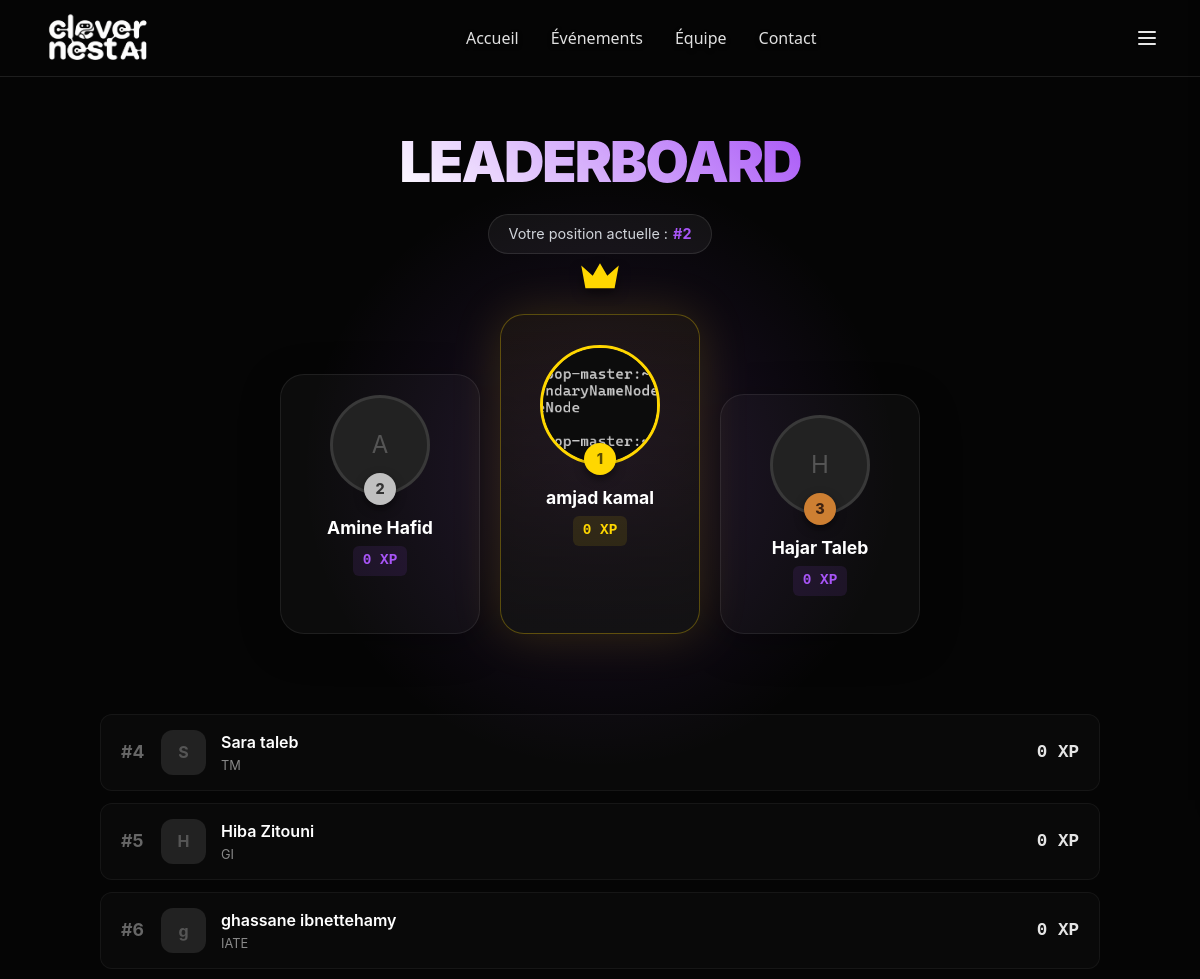
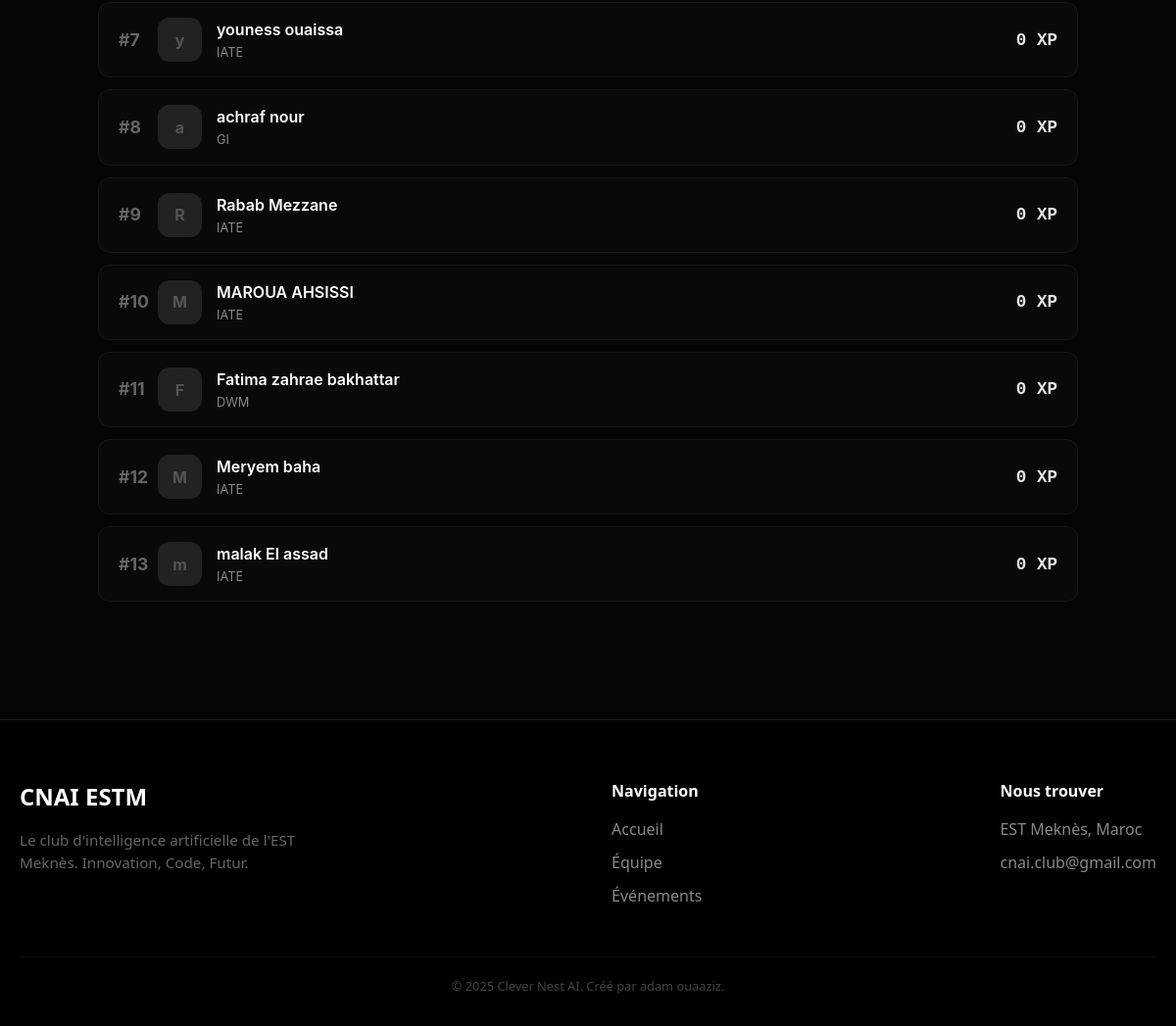
The page /ranking/ (signed in) on the database its author committed (2 pictures, top to bottom).
### membres/models.py (models this page shows, shortened)
class Membres(models.Model):
    nom = models.CharField(max_length=100)
    prenom = models.CharField(max_length=100)
    email = models.EmailField(unique=True)
    code_MASSAR = models.CharField(max_length=20, unique=True)
    telephone = models.CharField(max_length=15, blank=True, null=True)
    filliere = models.CharField(max_length=100)
    login = models.CharField(max_length=50, unique=True)
    mot_de_passe = models.CharField(max_length=128)
    points = models.IntegerField(default=0)
    rang = models.CharField(max_length=50, blank=True, null=True)
    photo = models.ImageField(upload_to='photos/', blank=True, null=True)
    date_inscription = models.DateTimeField(auto_now_add=True)
    uuid_code = models.UUIDField(default=uuid.uuid4, unique=True, editable=False)
    class Meta:
        ordering = ['nom']
        verbose_name = "Membre"
        verbose_name_plural = "Membres"

### membres/views.py (the view)
# urls.py: path('ranking/', views.ranking, name='ranking'),
def ranking(request):
    if not require_login(request): return redirect('login')
    membre_id = request.session.get('membre_id')
    all_members_qs = Membres.objects.all().order_by('-points')
    rank = '-'
    if membre_id:
        all_ids = list(all_members_qs.values_list('id', flat=True))
        if membre_id in all_ids: rank = all_ids.index(membre_id) + 1
    membre = Membres.objects.get(id=membre_id) if membre_id else None
    return render(request, 'membres/ranking.html', {
        'membre': membre, 'my_rank': rank,
        'top3': all_members_qs[:3], 'rest_of_list': all_members_qs[3:13],
        'is_member': get_is_member(request)
    })

### membres/views.py (called while the page is built)
def get_is_member(request):
    return request.user.is_authenticated or 'membre_id' in request.session

def require_login(request):
    if request.user.is_authenticated or 'membre_id' in request.session:
        return True
    return False

### membres/templates/membres/ranking.html (shortened to what this page needs)
{% extends 'membres/base.html' %}
{% load static %}
{% block content %}
<div class="ranking-section">
    <div class="ranking-container animate-fade-up">
        <div class="ranking-header">
            <h2>Leaderboard</h2>
            <div class="user-rank-pill">
                Votre position actuelle : <strong>#{{ my_rank }}</strong>
            </div>
        </div>
        <div class="podium-wrapper">
            {% if top3|length >= 2 %}
            <div class="podium-card place-2">
                <div class="podium-img-container">
                    {% if top3.1.photo %}
                        <img src="{{ top3.1.photo.url }}" class="podium-img">
                    {% else %}
                        <div class="podium-img" style="background:#222; display:flex; align-items:center; justify-content:center; color:#555; font-size:1.5rem;">{{ top3.1.prenom|first }}</div>
                    {% endif %}
                    <div class="rank-badge">2</div>
                </div>
                <div class="podium-name">{{ top3.1.prenom }} {{ top3.1.nom }}</div>
                <div class="podium-pts">{{ top3.1.points }} XP</div>
            </div>
            {% endif %}
            {% if top3|length >= 1 %}
            <div class="podium-card place-1">
                <div class="crown">
                    <svg viewBox="0 0 24 24" fill="none" xmlns="http://www.w3.org/2000/svg">
                        <path d="M5 16L3 5L8.5 10L12 4L15.5 10L21 5L19 16H5Z" fill="#FFD700"/>
                    </svg>
                </div>
                <div class="podium-img-container">
                    {% if top3.0.photo %}
                        <img src="{{ top3.0.photo.url }}" class="podium-img">
                    {% else %}
                        <div class="podium-img" style="background:#222; display:flex; align-items:center; justify-content:center; color:#555; font-size:2rem;">{{ top3.0.prenom|first }}</div>
                    {% endif %}
                    <div class="rank-badge">1</div>
                </div>
                <div class="podium-name">{{ top3.0.prenom }} {{ top3.0.nom }}</div>
                <div class="podium-pts">{{ top3.0.points }} XP</div>
            </div>
            {% endif %}
            {% if top3|length >= 3 %}
            <div class="podium-card place-3">
                <div class="podium-img-container">
                    {% if top3.2.photo %}
                        <img src="{{ top3.2.photo.url }}" class="podium-img">
                    {% else %}
                        <div class="podium-img" style="background:#222; display:flex; align-items:center; justify-content:center; color:#555; font-size:1.5rem;">{{ top3.2.prenom|first }}</div>
                    {% endif %}
                    <div class="rank-badge">3</div>
                </div>
                <div class="podium-name">{{ top3.2.prenom }} {{ top3.2.nom }}</div>
                <div class="podium-pts">{{ top3.2.points }} XP</div>
            </div>
            {% endif %}
        </div>
        {% if rest_of_list %}
        <div class="list-wrapper">
            {% for m in rest_of_list %}
            <div class="rank-card {% if m.id == membre.id %}is-me{% endif %}">
                <div class="rc-rank">#{{ forloop.counter|add:3 }}</div>
                {% if m.photo %}
                    <img src="{{ m.photo.url }}" class="rc-img">
                {% else %}
                    <div class="rc-placeholder">{{ m.prenom|first }}</div>
                {% endif %}
                <div class="rc-info">
                    <span class="rc-name">{{ m.prenom }} {{ m.nom }}</span>
                    <span class="rc-filiere">{{ m.filliere }}</span>
                </div>
                <div class="rc-points">{{ m.points }} XP</div>
            </div>
            {% endfor %}
        </div>
        {% else %}
            <p style="text-align:center; color:#555; margin-top:20px;">Le classement se remplit petit à petit...</p>
        {% endif %}
    </div>
</div>
{% endblock %}

### membres/static/membres/css/hero.css (style rules this page uses)
.animate-fade-up { opacity: 0; animation: fadeInUp 1s ease-out forwards; }

### membres/static/membres/css/navbar.css (style rules this page uses)
* { margin: 0; padding: 0; box-sizing: border-box; }

### membres/templates/membres/base.html (style rules this page uses)
body { background: radial-gradient(circle at top left, #1a1a2e, #000000 60%); min-height: 100vh; }

### membres/templates/membres/ranking.html (style rules this page uses)
.ranking-section { min-height: 100vh; background: #050505; position: relative; padding: 120px 20px 80px 20px; overflow: hidden; font-family: 'Inter', sans-serif; }
.ranking-container { position: relative; z-index: 1; max-width: 1000px; margin: 0 auto; display: flex; flex-direction: column; align-items: center; }
.ranking-header { text-align: center; margin-bottom: 60px; }
.ranking-header h2 { font-size: 3.5rem; font-weight: 900; color: white; text-transform: uppercase; letter-spacing: -2px; margin-bottom: 10px; background: -webkit-linear-gradient(45deg, #fff, #a855f7); -webkit-background-clip: text; -webkit-text-fill-color: transparent; }
.user-rank-pill { display: inline-flex; align-items: center; padding: 8px 20px; background: rgba(255, 255, 255, 0.05); border: 1px solid rgba(255, 255, 255, 0.1); border-radius: 50px; color: #d1d5db; font-size: 0.9rem; backdrop-filter: blur(10px); }
.user-rank-pill strong { color: #a855f7; margin-left: 5px; }
.podium-wrapper { display: flex; align-items: flex-end; justify-content: center; gap: 20px; margin-bottom: 80px; width: 100%; }
.podium-card { background: rgba(255, 255, 255, 0.03); border: 1px solid rgba(255, 255, 255, 0.08); border-radius: 24px; padding: 20px; text-align: center; width: 200px; position: relative; backdrop-filter: blur(10px); transition: transform 0.4s cubic-bezier(0.34, 1.56, 0.64, 1); box-shadow: 0 10px 40px rgba(0,0,0,0.3); }
.place-1 { order: 2; height: 320px; border: 1px solid rgba(255, 215, 0, 0.3); background: linear-gradient(180deg, rgba(255, 215, 0, 0.05) 0%, rgba(20,20,20,0.8) 100%); box-shadow: 0 0 50px rgba(255, 215, 0, 0.15); z-index: 10; }
.place-2 { order: 1; height: 260px; }
.place-3 { order: 3; height: 240px; }
.podium-img-container { position: relative; margin: 0 auto 20px auto; width: 100px; height: 100px; }
.place-1 .podium-img-container { width: 120px; height: 120px; margin-top: 10px; }
.podium-img { width: 100%; height: 100%; border-radius: 50%; object-fit: cover; border: 3px solid rgba(255,255,255,0.1); background: #222; }
.rank-badge { position: absolute; bottom: -10px; left: 50%; transform: translateX(-50%); width: 32px; height: 32px; border-radius: 50%; display: flex; align-items: center; justify-content: center; font-weight: 800; font-size: 0.9rem; color: #000; box-shadow: 0 4px 10px rgba(0,0,0,0.5); }
.place-1 .rank-badge { background: #FFD700; color: #5c4d00; content: "1"; }
.place-2 .rank-badge { background: #C0C0C0; color: #333; }
.place-3 .rank-badge { background: #CD7F32; color: #3e2211; }
.place-1 .podium-img { border-color: #FFD700; }
.podium-name { color: white; font-weight: 700; font-size: 1.1rem; margin-bottom: 5px; white-space: nowrap; overflow: hidden; text-overflow: ellipsis; }
.podium-pts { font-family: 'Courier New', monospace; color: #a855f7; font-weight: bold; font-size: 0.9rem; background: rgba(168, 85, 247, 0.1); padding: 4px 10px; border-radius: 6px; display: inline-block; }
.place-1 .podium-pts { color: #FFD700; background: rgba(255, 215, 0, 0.1); }
.crown { position: absolute; top: -60px; left: 50%; transform: translateX(-50%); width: 50px; height: 50px; z-index: 20; filter: drop-shadow(0 4px 6px rgba(0,0,0,0.5)); animation: floatCrown 3s ease-in-out infinite; }
.list-wrapper { width: 100%; display: flex; flex-direction: column; gap: 12px; padding-bottom: 40px; }
.rank-card { display: flex; align-items: center; background: rgba(255, 255, 255, 0.02); border: 1px solid rgba(255, 255, 255, 0.05); border-radius: 12px; padding: 15px 20px; transition: all 0.2s ease; }
.rc-rank { width: 40px; font-weight: 700; color: #666; font-size: 1.1rem; }
.rc-placeholder { width: 45px; height: 45px; border-radius: 12px; background: #222; color: #555; display: flex; align-items: center; justify-content: center; font-weight: bold; margin-right: 15px; }
.rc-info { flex: 1; }
.rc-name { display: block; color: white; font-weight: 600; font-size: 1rem; }
.rc-filiere { display: block; color: #888; font-size: 0.8rem; margin-top: 2px; }
.rc-points { font-family: 'Courier New', monospace; font-weight: 700; color: #e5e5e5; font-size: 1.1rem; }

### rows shown on the page
Membres: prenom "A", prenom "Amine", nom "Hafid", points "0"
Membres: photo (picture), prenom "amjad", nom "kamal", points "0"
Membres: prenom "H", prenom "Hajar", nom "Taleb", points "0"
Membres: prenom|first "S", prenom "Sara", nom "taleb", filliere "TM", points "0"
Membres: prenom|first "H", prenom "Hiba", nom "Zitouni", filliere "GI", points "0"
Membres: prenom|first "g", prenom "ghassane", nom "ibnettehamy", filliere "IATE", points "0"
Membres: prenom|first "y", prenom "youness", nom "ouaissa", filliere "IATE", points "0"
Membres: prenom|first "a", prenom "achraf", nom "nour", filliere "GI", points "0"
Membres: prenom|first "R", prenom "Rabab", nom "Mezzane", filliere "IATE", points "0"
Membres: prenom|first "M", prenom "MAROUA", nom "AHSISSI", filliere "IATE", points "0"
Membres: prenom|first "F", prenom "Fatima zahrae", nom "bakhattar", filliere "DWM", points "0"
Membres: prenom|first "M", prenom "Meryem", nom "baha", filliere "IATE", points "0"
Membres: prenom|first "m", prenom "malak", nom "El assad", filliere "IATE", points "0"

### other values the page prints
{{ my_rank }} "2"
